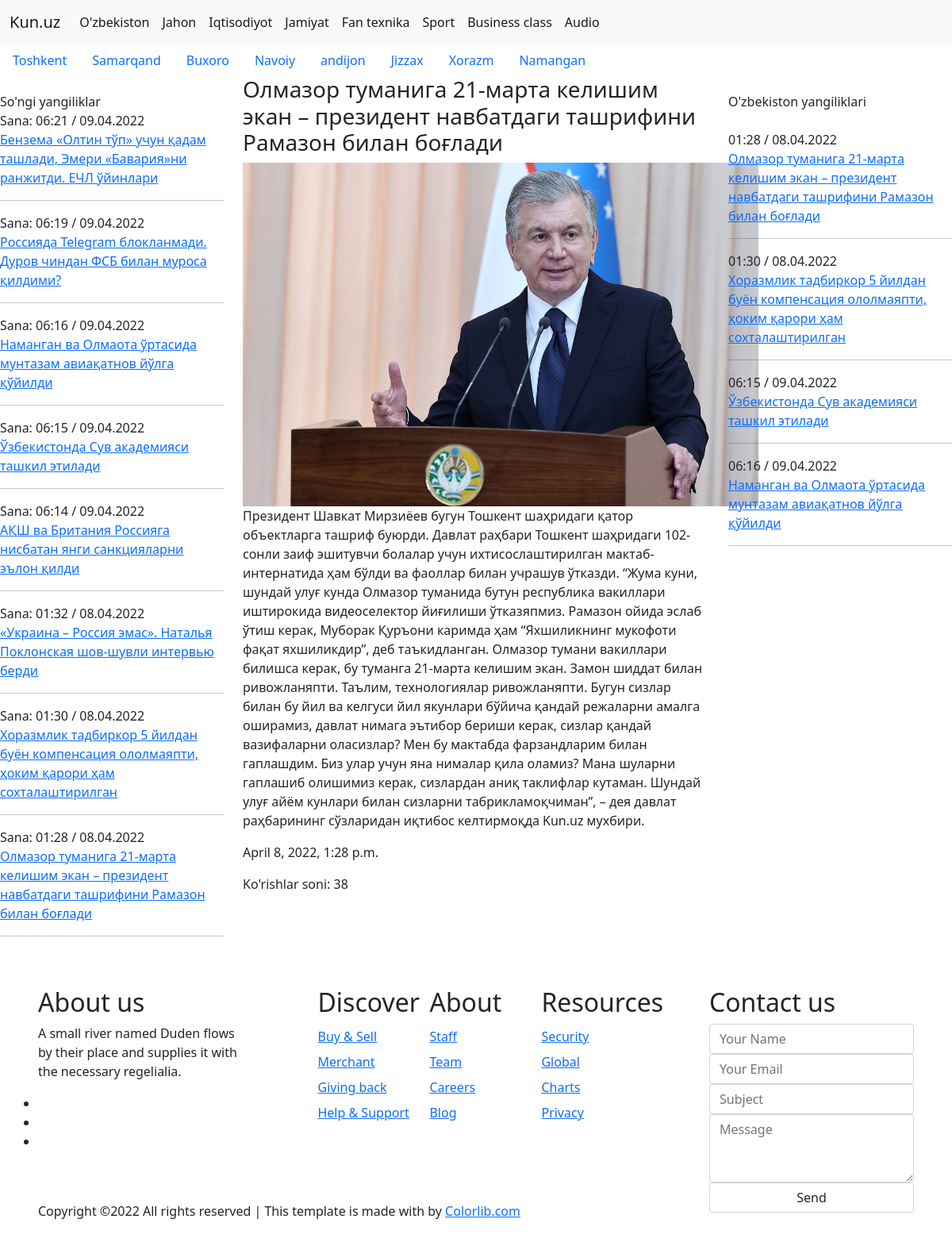
Screenshot of /detail_news/olmazor-tumaniga-21-marta-kelishim-ekan-prezident-navbatdagi-tashrifini-ramazon-bilan-boladi with the database file from the repository.
### news_app/models.py (models this page shows, shortened)
class Category(models.Model):
    name = models.CharField(max_length=150)
    slug = models.SlugField(max_length=150, unique=True)

class City(models.Model):
    name = models.CharField(max_length=150)
    slug = models.SlugField(max_length=150, unique=True)

class News(models.Model):
    title = models.CharField(max_length=150)
    slug = models.SlugField(max_length=150, unique=True)
    description = models.TextField()
    image = models.ImageField(upload_to='media/')
    created = models.DateTimeField(auto_now_add=True)
    updated = models.DateTimeField(auto_now=True)
    views = models.PositiveBigIntegerField(default=0)
    category = models.ForeignKey(Category, on_delete=models.CASCADE)
    city = models.ForeignKey(City, on_delete=models.CASCADE, null=True, blank=True)
    tags = TaggableManager()

### news_app/views.py (the view)
# urls.py: path('detail_news/<slug:slug>', detail_news, name = 'detail_news'),
def detail_news(request, slug):
    news = News.objects.get(slug=slug)
    last_news = News.objects.all().order_by('-created')
    category_detail_news = News.objects.filter(category = news.category)
    news.views += 1
    news.save()
    context = {
        'news':news,
        'last_news':last_news,
        'category_detail_news':category_detail_news
    }
    return render(request, 'detail_news.html', context)

### news_app/views.py (called while the page is built)
def category_list(request):
    categories = Category.objects.all()
    return {"categories":categories}

def city_list(request):
    cities = City.objects.all()
    return {"cities":cities}

### templates/detail_news.html (shortened to what this page needs)
{% extends 'base.html' %}
{% block content %}
    <div class="row">
        <div class="col-lg-3" style="text-align:left; margin-top:20px">
            So'ngi yangiliklar <br>
            {% for n_last in last_news %}
            <span>Sana: {{n_last.created | time:'h:i'}} / {{ n_last.created | date:'d.m.Y'}}</span>
                <p class="last_newsxxx"><a href="{% url 'detail_news' n_last.slug %}">{{ n_last.title }}</a></p>
            <hr>
            {% endfor %}
        </div>
        <div class="col-lg-6">
            <h3>{{ news.title }}</h3>
            <img style="width: 650px;" src="{{ news.image.url }}">
            <p>{{ news.description }}</p>
            <p>{{ news.created }}</p>
            <p>Ko'rishlar soni: {{ news.views }}</p>
        </div>
        <div class="col-lg-3" style="text-align: left; margin-top:20px">
            {{ news.category.name }} yangiliklari <br><br>
            {% for cdn in category_detail_news %}
                <span>{{ cdn.created | time:'h:i' }} / {{cdn.created | date:'d.m.Y'}}</span>
                <div>
                    <a href="{% url 'detail_news' cdn.slug %}">{{ cdn.title }}</a>
                </div>
            <hr>
            {% endfor %}
        </div>
    </div>
{% endblock %}

### templates/base.html (shortened to what this page needs)
<!DOCTYPE html>
<html lang="en">
<head>
    <link href="https://cdn.jsdelivr.net/npm/bootstrap@5.1.3/dist/css/bootstrap.min.css" rel="stylesheet">
    {% load static %}
    <link rel="stylesheet" href="{% static 'css/base.css' %}">
</head>
<body>
    <header class = "main-header">
      <nav class="navbar navbar-expand-lg navbar-light bg-light">
        <div class="container-fluid">
          <a class="navbar-brand" href="{% url 'home' %}">Kun.uz</a>
          <div class="collapse navbar-collapse" id="navbarNav">
              {% for category in categories %}
            <ul class="navbar-nav">
              <li class="nav-item">
                <a class="nav-link active" aria-current="page" href="{% url 'category_news' category.slug %}">{{ category.name }}</a>
              </li>
            </ul>
              {% endfor %}
          </div>
        </div>
      </nav>
    </header>
    <section class = "cities_section">
        <ul class="nav nav-pills">
            {% for city in cities %}
          <li class="nav-item">
            <a class="nav-link" href="{% url 'city_news' city.slug %}">{{ city.name }}</a>
          </li>
            {% endfor %}
        </ul>
    </section>
    <div>
        {% block content %}
        {% endblock %}
    </div>
    <footer class="footer-08">
<div class="container-fluid px-lg-5">
<div class="row">
<div class="col-md-9 py-5">
<div class="row">
<div class="col-md-4 mb-md-0 mb-4">
<h2 class="footer-heading">About us</h2>
<p>A small river named Duden flows by their place and supplies it with the necessary regelialia.</p>
<ul class="ftco-footer-social p-0">
<li class="ftco-animate"><a href="#" data-toggle="tooltip" data-placement="top" title="Twitter"></a></li>
<li class="ftco-animate"><a href="#" data-toggle="tooltip" data-placement="top" title="Facebook"></a></li>
<li class="ftco-animate"><a href="#" data-toggle="tooltip" data-placement="top" title="Instagram"></a></li>
</ul>
</div>
<div class="col-md-8">
<div class="row justify-content-center">
<div class="col-md-12 col-lg-9">
<div class="row">
<div class="col-md-4 mb-md-0 mb-4">
<h2 class="footer-heading">Discover</h2>
<ul class="list-unstyled">
<li><a href="#" class="py-1 d-block">Buy &amp; Sell</a></li>
<li><a href="#" class="py-1 d-block">Merchant</a></li>
<li><a href="#" class="py-1 d-block">Giving back</a></li>
<li><a href="#" class="py-1 d-block">Help &amp; Support</a></li>
</ul>
</div>
<div class="col-md-4 mb-md-0 mb-4">
<h2 class="footer-heading">About</h2>
<ul class="list-unstyled">
<li><a href="#" class="py-1 d-block">Staff</a></li>
<li><a href="#" class="py-1 d-block">Team</a></li>
<li><a href="#" class="py-1 d-block">Careers</a></li>
<li><a href="#" class="py-1 d-block">Blog</a></li>
</ul>
</div>
<div class="col-md-4 mb-md-0 mb-4">
<h2 class="footer-heading">Resources</h2>
<ul class="list-unstyled">
<li><a href="#" class="py-1 d-block">Security</a></li>
<li><a href="#" class="py-1 d-block">Global</a></li>
<li><a href="#" class="py-1 d-block">Charts</a></li>
<li><a href="#" class="py-1 d-block">Privacy</a></li>
</ul>
</div>
</div>
</div>
</div>
</div>
</div>
<div class="row mt-md-5">
<div class="col-md-12">
<p class="copyright">
Copyright &copy;<script>document.write(new Date().getFullYear());</script> All rights reserved | This template is made with  by <a href="https://colorlib.com" target="_blank">Colorlib.com</a>
</p>
</div>
</div>
</div>
<div class="col-md-3 py-md-5 py-4 aside-stretch-right pl-lg-5">
<h2 class="footer-heading footer-heading-white">Contact us</h2>
<form action="#" class="contact-form">
<div class="form-group">
<input type="text" class="form-control" placeholder="Your Name">
</div>
<div class="form-group">
<input type="text" class="form-control" placeholder="Your Email">
</div>
<div class="form-group">
<input type="text" class="form-control" placeholder="Subject">
</div>
<div class="form-group">
<textarea name="" id="" cols="30" rows="3" class="form-control" placeholder="Message"></textarea>
</div>
<div class="form-group">
<button type="submit" class="form-control submit px-3">Send</button>
</div>
</form>
</div>
</div>
</div>
</footer>
</body>
</html>

### rows the page displays
Category: name "O'zbekiston"
Category: name "Jahon"
Category: name "Iqtisodiyot"
Category: name "Jamiyat"
Category: name "Fan texnika"
Category: name "Sport"
Category: name "Business class"
Category: name "Audio"
City: name "Toshkent"
City: name "Samarqand"
City: name "Buxoro"
City: name "Navoiy"
City: name "andijon"
City: name "Jizzax"
City: name "Xorazm"
City: name "Namangan"
News: created "06:21", created "09.04.2022", title "Бензема «Олтин тўп» учун қадам ташлади, Эмери «Бавария»ни ранжитди. ЕЧЛ ўйинлари"
News: created "06:19", created "09.04.2022", title "Россияда Telegram блокланмади. Дуров чиндан ФСБ билан муроса қилдими?"
News: created "06:16", created "09.04.2022", title "Наманган ва Олмаота ўртасида мунтазам авиақатнов йўлга қўйилди"
News: created "06:15", created "09.04.2022", title "Ўзбекистонда Сув академияси ташкил этилади"
News: created "06:14", created "09.04.2022", title "АҚШ ва Британия Россияга нисбатан янги санкцияларни эълон қилди"
News: created "01:32", created "08.04.2022", title "«Украина – Россия эмас». Наталья Поклонская шов-шувли интервью берди"
News: created "01:30", created "08.04.2022", title "Хоразмлик тадбиркор 5 йилдан буён компенсация ололмаяпти, ҳоким қарори ҳам сохталаштирилган"
News: created "01:28", created "08.04.2022", title "Олмазор туманига 21-марта келишим экан – президент навбатдаги ташрифини Рамазон билан боғлади", image (picture), description "Президент Шавкат Мирзиёев бугун Тошкент шаҳридаги қатор объектларга ташриф буюрди. Давлат раҳбари Тошкент шаҳридаги 102-сонли заиф эшитувчи болалар учун ихтисослаштирилган мактаб-интернатида ҳам бўлди ва фаоллар билан учрашув ўтказди. “Жума куни, шундай улуғ кунда Олмазор туманида бутун республика вакиллари иштирокида видеоселектор йиғилиши ўтказяпмиз. Рамазон ойида эслаб ўтиш керак, Муборак Қуръони каримда ҳам “Яхшиликнинг мукофоти фақат яхшиликдир”, деб таъкидланган. Олмазор тумани вакиллари билишса керак, бу туманга 21-марта келишим экан. Замон шиддат билан ривожланяпти. Таълим, технологиялар ривожланяпти. Бугун сизлар билан бу йил ва келгуси йил якунлари бўйича қандай режаларни амалга…", created "April 8, 2022, 1:28 p.m.", views "38", category.name "O'zbekiston"
